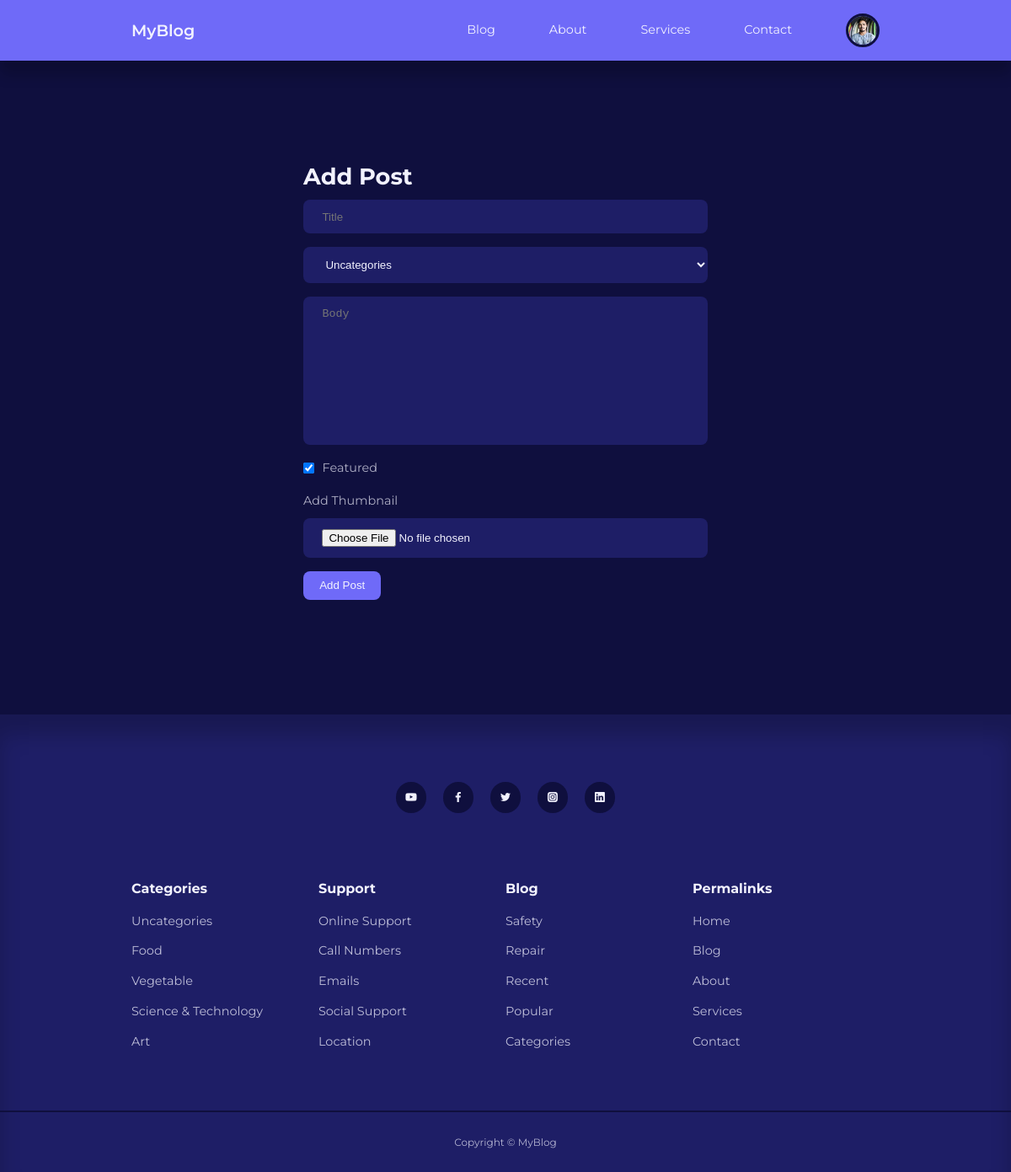
The app's page /admin/add-post.php (signed in) with its own data.
### tables this page shows
CREATE TABLE IF NOT EXISTS `users` (
  `id` int UNSIGNED NOT NULL AUTO_INCREMENT,
  `firstname` varchar(50) NOT NULL,
  `lastname` varchar(50) NOT NULL,
  `username` varchar(50) NOT NULL,
  `email` varchar(100) NOT NULL,
  `password` varchar(255) NOT NULL,
  `avatar` varchar(255) NOT NULL,
  `is_admin` tinyint(1) NOT NULL,
  PRIMARY KEY (`id`)
);

CREATE TABLE IF NOT EXISTS `categories` (
  `id` int UNSIGNED NOT NULL AUTO_INCREMENT,
  `title` varchar(50) NOT NULL,
  `description` text NOT NULL,
  PRIMARY KEY (`id`)
);

### admin/partials/header.php (called while the page is built, shortened)
<?php
require '../partials/header.php';

### admin/add-post.php (the view, shortened to what this page needs)
<?php
include 'partials/header.php';
$query = "SELECT * FROM categories;";
$result = mysqli_query($conn, $query);
$title = $_SESSION['add-post-data']['title'] ?? null;
$body = $_SESSION['add-post-data']['body'] ?? null;
?>
<section class="form_section">
    <div class="container form_section-container">
        <h2>Add Post</h2>
        <form action="<?= ROOT_URL ?>admin/add-post-logic.php" enctype="multipart/form-data" method="POST">
            <input type="text" placeholder="Title" name="title" value="<?= $title ?>">
            <select name="category">
                <?php while ($category = mysqli_fetch_assoc($result)) : ?>
                    <option value="<?= $category['id'] ?>"><?= $category['title'] ?></option>
                <?php endwhile; ?>
            </select>
            <textarea rows="10" placeholder="Body" name="body"><?= $body ?></textarea>
            <?php if (isset($_SESSION['user_is_admin'])) : ?>
                <div class="form_control inline">
                    <input type="checkbox" id="is_featured" name="is_featured" value="1" checked>
                    <label for="is_featured">Featured</label>
                </div>
            <?php endif; ?>
            <div class="form_control">
                <label for="thumbnail">Add Thumbnail</label>
                <input type="file" id="thumbnail" name="thumbnail">
            </div>
            <button type="submit" class="btn" name="submit">Add Post</button>
        </form>
    </div>
</section>
<?php
include '../partials/footer.php';
?>

### partials/header.php (shortened to what this page needs)
<?php
require 'config/database.php';
if (isset($_SESSION['user_id'])) {
    $id = filter_var($_SESSION['user_id'], FILTER_SANITIZE_NUMBER_INT);
    $query = "SELECT avatar FROM users WHERE id=$id";
    $result = mysqli_query($conn, $query);
    $avatar = mysqli_fetch_assoc($result);
}
?>
<!DOCTYPE html>
<html lang="en">
<head>
    <link rel="stylesheet" href="<?= ROOT_URL ?>css/style.css" />
    <link rel="stylesheet" href="https://unicons.iconscout.com/release/v4.0.0/css/line.css" />
</head>
<body>
    <nav>
        <div class="container nav_container">
            <a href="<?= ROOT_URL ?>" class="nav_logo">MyBlog</a>
            <ul class="nav_items">
                <li><a href="<?php echo ROOT_URL ?>blog.php">Blog</a></li>
                <li><a href="<?= ROOT_URL ?>about.php">About</a></li>
                <li><a href="<?= ROOT_URL ?>services.php">Services</a></li>
                <li><a href="<?= ROOT_URL ?>contact.php">Contact</a></li>
                <?php if (isset($_SESSION['user_id'])) : ?>
                    <li class="nav_profile">
                        <div class="avatar">
                            <img src="<?= ROOT_URL . 'images/' . $avatar['avatar'] ?>" />
                        </div>
                    </li>
                <?php else : ?>
                    <li><a href="<?= ROOT_URL ?>signin.php">Signin</a></li>
                <?php endif; ?>
            </ul>
        </div>
    </nav>

### partials/footer.php (shortened to what this page needs)
<footer>
    <div class="footer_socials">
        <a href="https://www.youtube.com/" target="_blank"><i class="uil uil-youtube"></i></a>
        <a href="https://www.facebook.com/" target="_blank"><i class="uil uil-facebook-f"></i></a>
        <a href="https://twitter.com/?lang=en-in" target="_blank"><i class="uil uil-twitter"></i></a>
        <a href="https://www.instagram.com/" target="_blank"><i class="uil uil-instagram-alt"></i></a>
        <a href="https://in.linkedin.com/" target="_blank"><i class="uil uil-linkedin"></i></a>
    </div>
    <div class="container footer_container">
        <article>
            <h4>Categories</h4>
            <ul>
                <?php
                $all_categories = "SELECT * FROM categories;";
                $all_categories_result = mysqli_query($conn, $all_categories);
                ?>
                <?php while ($all_category = mysqli_fetch_assoc($all_categories_result)) : ?>
                    <li><a href="<?= ROOT_URL ?>category-posts.php?id=<?= $all_category['id'] ?>"><?= $all_category['title'] ?></a></li>
                <?php endwhile; ?>
            </ul>
        </article>
        <article>
            <h4>Support</h4>
            <ul>
                <li><a href="#">Online Support</a></li>
                <li><a href="#">Call Numbers</a></li>
                <li><a href="#">Emails</a></li>
                <li><a href="#">Social Support</a></li>
                <li><a href="#">Location</a></li>
            </ul>
        </article>
        <article>
            <h4>Blog</h4>
            <ul>
                <li><a href="#">Safety</a></li>
                <li><a href="#">Repair</a></li>
                <li><a href="#">Recent</a></li>
                <li><a href="#">Popular</a></li>
                <li><a href="#">Categories</a></li>
            </ul>
        </article>
        <article>
            <h4>Permalinks</h4>
            <ul>
                <li><a href="<?= ROOT_URL ?>">Home</a></li>
                <li><a href="<?= ROOT_URL ?>blog.php">Blog</a></li>
                <li><a href="<?= ROOT_URL ?>about.php">About</a></li>
                <li><a href="<?= ROOT_URL ?>services.php">Services</a></li>
                <li><a href="<?= ROOT_URL ?>contact.php">Contact</a></li>
            </ul>
        </article>
    </div>
    <div class="footer_copyright">
        <small>Copyright &copy; MyBlog</small>
    </div>
</footer>
</body>
</html>

### css/style.css (style rules this page uses)
:root { --color-primary: #6f6af8; --color-primary-light: hsl(242, 91%, 69%, 18%); --color-primary-variant: #5854c7; --color-red: #da0f3f; --color-red-light: hsl(346, 87%, 46%, 15%); --color-green: #00c476; --color-green-light: hsl(156, 100%, 38%, 15%); --color-gray-900: #1e1e66; --color-gray-700: #2d2b7c; --color-gray-300: rgba(242, 242, 254, 0.3); --color-gray-200: rgba(242, 242, 254, 0.7); --color-white: #f2f2fe; --color-bg: #0f0f3e; --transition: all 300ms ease; --container-width-lg: 74%; --container-width-md: 88%; --form-width: 40%; --card-border-radius-1: 0.3rem; --card-border-radius-2: 0.5rem; --card-border-radius-3: 0.8rem; --card-border-radius-4: 2rem; --card-border-radius-5: 5rem; }
* { margin: 0; padding: 0; outline: 0; border: 0; appearance: 0; list-style: none; text-decoration: none; box-sizing: border-box; }
body { font-family: 'Montserrat', sans-serif; line-height: 1.6; color: var(--color-gray-200); overflow-x: hidden; background: var(--color-bg); font-size: 0.9rem; }
.container { width: var(--container-width-lg); max-width: 1800px; margin-inline: auto; }
section { margin-top: 3rem ; width: 100vw; }
h1, h2, h3, h4, h5 { color: var(--color-white); line-height: 1.3rem; }
h2 { font-size: 1.7rem; margin: 1rem 0; }
h4 { font-size: 1rem; }
a { color: var(--color-white); transition: var(--transition); }
img { display: block; width: 100%; object-fit: cover; }
nav { background: var(--color-primary); width: 100vw; height: 4.5rem; position: fixed; top: 0; z-index: 10; box-shadow: 0 1rem 1rem rgba(0, 0 , 0 , .2); }
.nav_container { height: 100%; display: flex; align-items: center; justify-content: space-between; }
.avatar { width: 2.5rem; height: 2.5rem; border-radius: 50%; overflow: hidden; border: .2rem solid var(--color-bg); }
.nav_logo { font-weight: 600; font-size: 1.2rem; }
.nav_items { display: flex; align-items: center; gap: 4rem; }
.nav_profile { position: relative; cursor: pointer; }
footer { background: var(--color-gray-900); padding: 5rem 0 0; box-shadow: inset 0 1.5rem 1.5rem rgba(0, 0 , 0 , .2); }
.footer_socials { margin-inline: auto ; width: fit-content; margin-bottom: 5rem; display: flex; justify-content: space-between; align-items: center; gap: 1.2rem; }
.footer_socials a { background: var(--color-bg); border-radius: 50%; width: 2.3rem; height: 2.3rem; display: flex; align-items: center; justify-content: center; }
.footer_container { display: grid; grid-template-columns: repeat(4, 1fr); }
footer h4 { color: var(--color-white); margin-bottom: .6rem; }
footer ul li { padding: .4rem 0; }
footer ul a { opacity: .75; }
.footer_copyright { text-align: center; padding: 1.5rem 0; border-top: 2px solid var(--color-bg); margin-top: 4rem; }
.btn { display: inline-block; width: fit-content; padding: 0.6rem 1.2rem; background-color: var(--color-primary); border-radius: var(--card-border-radius-2); cursor: pointer; transition: var(--transition); color: var(--color-white); }
.form_section { display: grid; place-items: center; height: 100vh; }
.form_section-container { width: var(--form-width); }
form { display: flex; flex-direction: column; gap: 1rem; }
.form_control { display: flex; flex-direction: column; gap: .6rem; }
.form_control.inline { flex-direction: row; align-items: center; }
input, textarea, select { padding: 0.8rem 1.4rem; background-color: var(--color-gray-900); border-radius: var(--card-border-radius-2); resize: none; color: var(--color-white); }

### records on screen
users: avatar (picture)
categories: title "Uncategories"
categories: title "Food"
categories: title "Vegetable"
categories: title "Science & Technology"
categories: title "Art"

### other values on screen
form field category "Uncategories"
